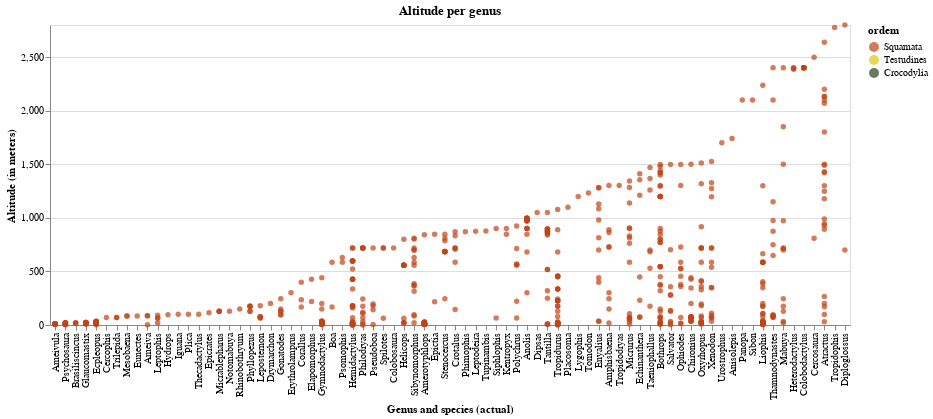

This figure's notebook cell:
### Code cell
# ordering x-axis per mean altitude - OUTLIER: ordem nula
temp = alt.Chart(teste[~teste['ordem'].isna()], title='Altitude per genus',
                width= 800).mark_circle().encode(
    x = alt.X('genero_atual', type='nominal', title='Genus and species (actual)',
             sort=alt.EncodingSortField('altitude', op="max", order="ascending")),
    y = alt.Y('altitude', type='quantitative', title='Altitude (in meters)'),
    color = alt.Color('ordem', scale= alt.Scale(domain=ordens, range=cores)),
    tooltip = alt.Tooltip(['ordem', 'genero_atual', 'altitude'])
)

temp

### Figure 1 — Vega-Lite specification as saved in the notebook (floating-point values rounded to 4 significant figures; data arrays with more than 128 entries replaced by an {"elided": "..."} marker saying what was removed)
{"config": {"view": {"continuousWidth": 400, "continuousHeight": 300}}, "data": {"name": "data-04884df66867cc81a5cd93fa6a0c8886"}, "mark": "circle", "encoding": {"color": {"type": "nominal", "field": "ordem", "scale": {"domain": ["Squamata", "Testudines", "Crocodylia"], "range": ["#BF4417", "#D9CB0B", "#284021"]}}, "tooltip": [{"type": "nominal", "field": "ordem"}, {"type": "nominal", "field": "genero_atual"}, {"type": "quantitative", "field": "altitude"}], "x": {"type": "nominal", "field": "genero_atual", "sort": {"field": "altitude", "op": "max", "order": "ascending"}, "title": "Genus and species (actual)"}, "y": {"type": "quantitative", "field": "altitude", "title": "Altitude (in meters)"}}, "title": "Altitude per genus", "width": 800, "$schema": "https://vega.github.io/schema/vega-lite/v4.8.1.json", "datasets": {"data-04884df66867cc81a5cd93fa6a0c8886": {"elided": "638 records"}}}
